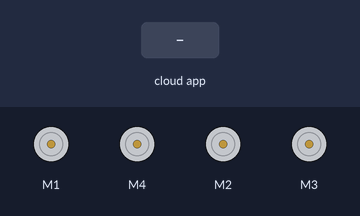
Bench run of a sketch on a simulated Arduino Uno, built with avr-gcc and run on an emulated ATmega328P. Parts: 4 × DC motor (green arrow = forward, orange = backward, longer = faster). The inputs (shaded band) are chosen by the test bench. The ROS host is connected and sends only what is stated.

Above: at 6.2 s.
6.3 s: the phone or cloud app sets linear.x to -100
At 7.3 s:
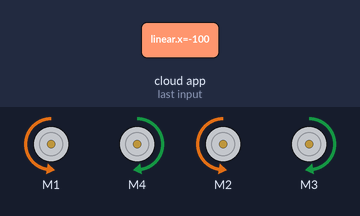
7.9 s: the phone or cloud app sets angular.z to -100
At 8.5 s:
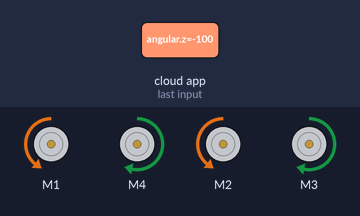
9.5 s: the phone or cloud app sets linear.x to 0
At 10.8 s:
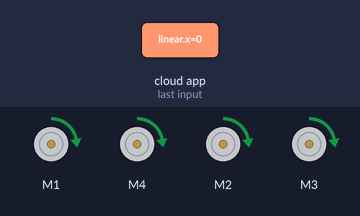
11.1 s: the phone or cloud app sets angular.z to 100
At 12.1 s:
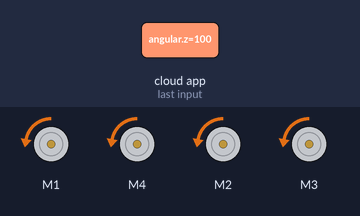
12.7 s: the phone or cloud app sets linear.x to 100
At 13.3 s:
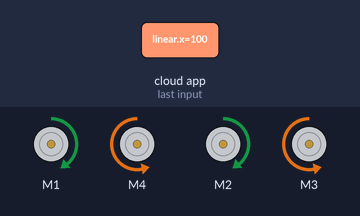
14.3 s: the phone or cloud app sets angular.z to 0
At 15.7 s:
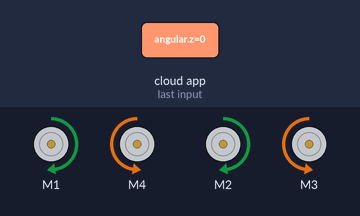
Timing chart, 0 to 16.9 s (numbered marks = the images above; inputs shaded):
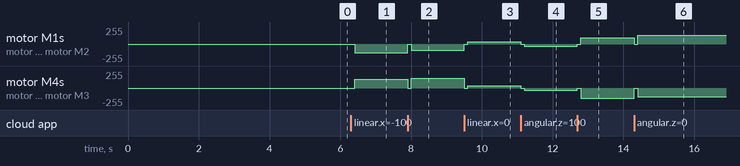

The sketch:

MecanumBalloonTracker.ino
```cpp
//control the mechanum chasis without PID; just respond to Twist messages
#include "Arduino.h"
#include <ros.h>
#include <geometry_msgs/Twist.h>
#include <geometry_msgs/Vector3.h>
#include <Wire.h>
#include <Adafruit_MotorShield.h>


//function prototypes to keep things neat and tidy
void twistMessageCb(const geometry_msgs::Twist& msg);

//*******setup for ROS*********//
ros::NodeHandle  nodeHandle;

// subscriber callback object for twist message
// the callback function (2nd parameter) is regestered in setup()
// whenever a twist message is published to the "mecanum/cmd_vel" topic on this node, the callback
// function (twistMessageCb) is called
ros::Subscriber<geometry_msgs::Twist> subscriber("mecanum/cmd_vel", &twistMessageCb);
//ros::Subscriber<geometry_msgs::Twist> subscriber("turtle1/cmd_vel", &twistMessageCb);  //use this to drive the rover from the turtlesim console

//*******done setting up ROS ************//


//******setup for motor control*********//

// Create the motor shield object with the default I2C address
Adafruit_MotorShield motorShield = Adafruit_MotorShield();


// Select which 'port' M1, M2, M3 or M4. In this case, M1 will be left and M2 will be right
Adafruit_DCMotor *frontLeftMotor = motorShield.getMotor(1);
Adafruit_DCMotor *frontRightMotor = motorShield.getMotor(4);
Adafruit_DCMotor *rearLeftMotor = motorShield.getMotor(2);
Adafruit_DCMotor *rearRightMotor = motorShield.getMotor(3);

//setup parameters of the rover
float WHEEL_SEPARATION_WIDTH = 0.305 / 2; //half the width of the rover wheelbase in m
float WHEEL_SEPARATION_LENGTH = 0.19 / 2;
float WHEEL_RADIUS = 0.05;  //wheel radius in m


float MAX_VELOCITY_RADS =  3.7 * 2 * 3.1415; //in radians per second;  3.7 rotations per second is the observed max angular rate of the mecanum wheels
float MAX_VELOCITY_METRES = MAX_VELOCITY_RADS * WHEEL_RADIUS; //in radians per second;  3.7 rotations per second is the observed max angular rate of the mecanum wheels

//use these bounds to limit the ultimate motor mapping speed to protect the motors and gear train
float MIN_MOTOR_SPEED = 0.0;
float MAX_MOTOR_SPEED = 150;

void setup()
{
  nodeHandle.initNode();

  // registers callback function on "mecanum/cmd_vel" topic via subscriber object
  nodeHandle.subscribe(subscriber);

  //initialize the motor shield
  motorShield.begin();
  //let the motors spin a bit in case they were controlled already
  frontLeftMotor->run(RELEASE);
  frontRightMotor->run(RELEASE);
  rearLeftMotor->run(RELEASE);
  rearRightMotor->run(RELEASE);

  delay(5000);

//for debugging
//Serial.begin(9600);           // set up Serial library at 9600 bps

}

void loop()
{
  //delay(50);
  nodeHandle.spinOnce();

  //for debugging, pretend you're getting a twist message
  //fakeTwistMessageCb();


}


//this is the twist message callback
void fakeTwistMessageCb()
{
       // example of how to usethe variables contained in the twist message
        // differential drive systems only need a linear velocity (we'll use linear.x) and an angular velocity (we'll use angular.z)
	geometry_msgs::Vector3 linear;

	geometry_msgs::Vector3 angular;

        linear.x=2;
        linear.y=0;
        angular.z=0;

        //unpack the Twist message
        float wheel_front_left_V = (1/WHEEL_RADIUS) * (linear.x-linear.y-(WHEEL_SEPARATION_WIDTH + WHEEL_SEPARATION_LENGTH)*angular.z);
        float wheel_front_right_V = (1/WHEEL_RADIUS) * (linear.x + linear.y + (WHEEL_SEPARATION_WIDTH + WHEEL_SEPARATION_LENGTH)*angular.z);
        float wheel_rear_left_V = (1/WHEEL_RADIUS) * (linear.x + linear.y-(WHEEL_SEPARATION_WIDTH + WHEEL_SEPARATION_LENGTH)*angular.z);
        float wheel_rear_right_V = (1/WHEEL_RADIUS) * (linear.x-linear.y + (WHEEL_SEPARATION_WIDTH + WHEEL_SEPARATION_LENGTH)*angular.z);


        //reverse the right wheels because they are mirror images of the left
        wheel_front_right_V *= -1.0;
        wheel_rear_right_V *= -1.0;

        //do a bit of logic to sort out angular direction because the motors aren't facing the same way!?
        if(wheel_front_left_V>=0.0){
          frontLeftMotor->run(FORWARD);
        }

        else{
          frontLeftMotor->run(BACKWARD);
        }

      if(wheel_front_right_V>=0.0){
          frontRightMotor->run(FORWARD);
        }

        else{
          frontRightMotor->run(BACKWARD);
        }

        if(wheel_rear_left_V>=0.0){
          rearLeftMotor->run(FORWARD);
        }

        else{
          rearLeftMotor->run(BACKWARD);
        }

        if(wheel_rear_right_V>=0.0){
          rearRightMotor->run(FORWARD);
        }

        else{
          rearRightMotor->run(BACKWARD);
        }

        //strip off the sign because we don't need it anymore
        wheel_front_left_V=abs(wheel_front_left_V);
        wheel_front_right_V=abs(wheel_front_right_V);
        wheel_rear_left_V=abs(wheel_rear_left_V);
        wheel_rear_right_V=abs(wheel_rear_right_V);

        //check bounds
        if(wheel_front_left_V > MAX_VELOCITY_RADS){wheel_front_left_V=MAX_VELOCITY_RADS;}
        if(wheel_front_right_V > MAX_VELOCITY_RADS){wheel_front_right_V=MAX_VELOCITY_RADS;}
        if(wheel_rear_left_V > MAX_VELOCITY_RADS){wheel_rear_left_V=MAX_VELOCITY_RADS;}
        if(wheel_rear_right_V > MAX_VELOCITY_RADS){wheel_rear_right_V=MAX_VELOCITY_RADS;}


        //map the velocities into 0-255 for the motor shield
        int wheel_front_left_motor=(int)mapFloat(abs(wheel_front_left_V),0.0,MAX_VELOCITY_RADS,MIN_MOTOR_SPEED,MAX_MOTOR_SPEED);
        int wheel_front_right_motor=(int)mapFloat(abs(wheel_front_right_V),0.0,MAX_VELOCITY_RADS,MIN_MOTOR_SPEED,MAX_MOTOR_SPEED);
        int wheel_rear_left_motor=(int)mapFloat(abs(wheel_rear_left_V),0.0,MAX_VELOCITY_RADS,MIN_MOTOR_SPEED,MAX_MOTOR_SPEED);
        int wheel_rear_right_motor=(int)mapFloat(abs(wheel_rear_right_V),0.0,MAX_VELOCITY_RADS,MIN_MOTOR_SPEED,MAX_MOTOR_SPEED);


        Serial.println(wheel_front_left_V);
        Serial.println(wheel_front_right_V);
        Serial.println(wheel_rear_left_V);
        Serial.println(wheel_rear_right_V);
        Serial.println("\n\n\n");


        frontLeftMotor->setSpeed(wheel_front_left_motor);
        frontRightMotor->setSpeed(wheel_front_right_motor);
        rearLeftMotor->setSpeed(wheel_rear_left_motor);
        rearRightMotor->setSpeed(wheel_rear_right_motor);

}


//this is the twist message callback
void twistMessageCb(const geometry_msgs::Twist& msg){
         // example of how to usethe variables contained in the twist message
        // differential drive systems only need a linear velocity (we'll use linear.x) and an angular velocity (we'll use angular.z)

        //let the motors spin a bit in case they were controlled already
        frontLeftMotor->run(RELEASE);
        frontRightMotor->run(RELEASE);
        rearLeftMotor->run(RELEASE);
        rearRightMotor->run(RELEASE);

        delay(100);


        geometry_msgs::Vector3 linear = msg.linear;

	geometry_msgs::Vector3 angular = msg.angular;

        //unpack the Twist message
        float wheel_front_left_V = (1/WHEEL_RADIUS) * (linear.x-linear.y-(WHEEL_SEPARATION_WIDTH + WHEEL_SEPARATION_LENGTH)*angular.z);
        float wheel_front_right_V = (1/WHEEL_RADIUS) * (linear.x + linear.y + (WHEEL_SEPARATION_WIDTH + WHEEL_SEPARATION_LENGTH)*angular.z);
        float wheel_rear_left_V = (1/WHEEL_RADIUS) * (linear.x + linear.y-(WHEEL_SEPARATION_WIDTH + WHEEL_SEPARATION_LENGTH)*angular.z);
        float wheel_rear_right_V = (1/WHEEL_RADIUS) * (linear.x-linear.y + (WHEEL_SEPARATION_WIDTH + WHEEL_SEPARATION_LENGTH)*angular.z);


        //reverse the right wheels because they are mirror images of the left
        wheel_front_right_V *= -1.0;
        wheel_rear_right_V *= -1.0;

        //do a bit of logic to sort out angular direction because the motors aren't facing the same way!?
        if(wheel_front_left_V>=0.0){
          frontLeftMotor->run(FORWARD);
        }

        else{
          frontLeftMotor->run(BACKWARD);
        }

      if(wheel_front_right_V>=0.0){
          frontRightMotor->run(FORWARD);
        }

        else{
          frontRightMotor->run(BACKWARD);
        }

        if(wheel_rear_left_V>=0.0){
          rearLeftMotor->run(FORWARD);
        }

        else{
          rearLeftMotor->run(BACKWARD);
        }

        if(wheel_rear_right_V>=0.0){
          rearRightMotor->run(FORWARD);
        }

        else{
          rearRightMotor->run(BACKWARD);
        }

        //strip off the sign because we don't need it anymore
        wheel_front_left_V=abs(wheel_front_left_V);
        wheel_front_right_V=abs(wheel_front_right_V);
        wheel_rear_left_V=abs(wheel_rear_left_V);
        wheel_rear_right_V=abs(wheel_rear_right_V);

        //check bounds
        if(wheel_front_left_V > MAX_VELOCITY_RADS){wheel_front_left_V=MAX_VELOCITY_RADS;}
        if(wheel_front_right_V > MAX_VELOCITY_RADS){wheel_front_right_V=MAX_VELOCITY_RADS;}
        if(wheel_rear_left_V > MAX_VELOCITY_RADS){wheel_rear_left_V=MAX_VELOCITY_RADS;}
        if(wheel_rear_right_V > MAX_VELOCITY_RADS){wheel_rear_right_V=MAX_VELOCITY_RADS;}


        //map the velocities into 0-255 for the motor shield
        int wheel_front_left_motor=(int)mapFloat(abs(wheel_front_left_V),0.0,MAX_VELOCITY_RADS,MIN_MOTOR_SPEED,MAX_MOTOR_SPEED);
        int wheel_front_right_motor=(int)mapFloat(abs(wheel_front_right_V),0.0,MAX_VELOCITY_RADS,MIN_MOTOR_SPEED,MAX_MOTOR_SPEED);
        int wheel_rear_left_motor=(int)mapFloat(abs(wheel_rear_left_V),0.0,MAX_VELOCITY_RADS,MIN_MOTOR_SPEED,MAX_MOTOR_SPEED);
        int wheel_rear_right_motor=(int)mapFloat(abs(wheel_rear_right_V),0.0,MAX_VELOCITY_RADS,MIN_MOTOR_SPEED,MAX_MOTOR_SPEED);


        frontLeftMotor->setSpeed(wheel_front_left_motor);
        frontRightMotor->setSpeed(wheel_front_right_motor);
        rearLeftMotor->setSpeed(wheel_rear_left_motor);
        rearRightMotor->setSpeed(wheel_rear_right_motor);


}

float mapFloat(float x, float in_min, float in_max, float out_min, float out_max)
{
  return (x - in_min) * (out_max - out_min) / (in_max - in_min) + out_min;
}
```

Measured:
- after the input at 6.3 s, motor M1, motor M2: stopped → backward 129/255 after 0.10 s; motor M4, motor M3: stopped → forward 129/255 after 0.10 s
- after the input at 7.9 s, motor M1, motor M2: backward 129/255 → stopped at once, → backward 97/255 0.10 s later; motor M4, motor M3: forward 129/255 → stopped at once, → forward 150/255 0.10 s later
- after the input at 9.5 s, motor M1, motor M2: backward 97/255 → stopped at once, → forward 31/255 0.10 s later; motor M4, motor M3: forward 150/255 → stopped at once, → forward 31/255 0.10 s later
- after the input at 11.1 s, motor M1, motor M4, motor M2, motor M3: forward 31/255 → stopped at once, → backward 31/255 0.10 s later
- after the input at 12.7 s, motor M1, motor M2: backward 31/255 → stopped at once, → forward 97/255 0.10 s later; motor M4, motor M3: backward 31/255 → stopped at once, → backward 150/255 0.10 s later
- after the input at 14.3 s, motor M1, motor M2: forward 97/255 → stopped at once, → forward 129/255 0.10 s later; motor M4, motor M3: backward 150/255 → stopped at once, → backward 129/255 0.10 s later
